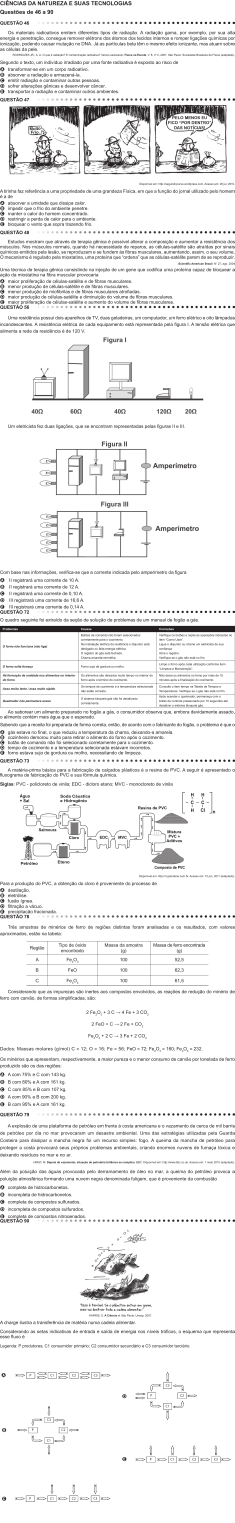
#> input picture Passo7/inteiras_concatenadas_verticalmente.png, 2113 x 13705 px (shown at 1/9 size)
$ python sete.py
#> lines starting #> are read from the running program, lines starting #| are printed output that depends on the picture
"""
Propósito: Dividir as questões por padrão. Observa-se que ao início de cada questão tem uma faixa de alguma cor, que é o padrão de início de cada questão
Autor: Alexandre Nassar de Peder
Criação: 02/10/2025
Atualização: 03/06/2026

OBS1: puxe a imagem "colunas_concatenadas_verticalmente.png" do passo 6 para essa pasta do passo 7

OBS2: puxe a pasta "inteiras" do passo 5 para essa pasta do passo 7

OBS3: este código foi originalmente preparado para percorrer cada pixel de cima para baixo, analizando o penúltimo pixel da direita (linha 55), procurando por um padrão visual vertical de 10 pixels RGB 0-255 (64, 193, 243), seguido de 7 pixels RGB 0-255 (179, 230, 250), 4 px RGB 0-255 (64, 193, 243) e 8 px RGB 0-255 (179, 230, 250). Quando encontrava esse padrão, cortava-se 13 pixels acima de começar o padrão (linha 71).

OBS4: tendo isso em mente, use o GIMP para identificar qual é o padrão visual da sua prova (que indica o início de cada questão), quantos pixels acima do padrão visual você precisa cortar, e também qual pixel é melhor percorrer para procurar por essa faixa. SEJA CRÍTICO(A)!

OBS5: em algumas situações, o pixel procurado é a mesma cor de uma imagem ou letra. Nesses casos, você pode pedir para percorrer uma faixa de determinada altura e largura e determinada cor, e não apenas um pixel. Isso vai depender do padrão visual da sua prova.

OBS6: além disso, em algumas situações, o padrão visual varia um pixel ou outro. Por isso, é interessante considerar uma margem de erro de 3 pixels para mais e 3 pixels para menos em cada uma das faixas do seu padrão visual.

OBS6: use IA para mudar minimamente o código a fim de cortar sua imagem seguindo o padrão visual vertical da sua prova, qual pixel percorrer, qual cor RGB 0-255 procurar, quantos pixels acima do padrão visual cortar, e se necessário, percorrer uma faixa de determinada altura e largura e determinada cor, e não apenas um pixel.

OBS7: rode esse código para cada imagem que você precisa cortar. Atualize as linhas 138 e 139 para identificar a imagem e atualize o nome da pasta de saída também

OBS8: execute o código, e abra as imagens para conferir se as questões foram divididas corretamente. Se não, ajuste os valores de corte e execute novamente.
"""

from PIL import Image
import os

def converter_cor_gimp_para_rgb(gimp_r, gimp_g, gimp_b):
    """
    Converte valores do GIMP (0-100) para RGB (0-255)
    """
    r = int((gimp_r / 100) * 255)
    g = int((gimp_g / 100) * 255)
    b = int((gimp_b / 100) * 255)
    return (r, g, b)

def encontrar_faixa_azul(imagem, cor_alvo, tolerancia=15, altura_faixa=20): # ATUALIZAR a altura da faixa
    """
    Encontra posições onde há uma faixa horizontal da cor especificada
    """
    largura, altura = imagem.size
    pixels = imagem.load()

    posicoes_corte = []

    # Percorre a imagem de cima para baixo
    y = 0
    while y < altura - altura_faixa:
        # Verifica se há uma faixa de 'altura_faixa' pixels da cor alvo
        faixa_encontrada = True

        for dy in range(altura_faixa):
            # Pega a cor do pixel atual (verifica no último pixel da linha, ou seja, no canto da imagem)
            pixel = pixels[largura-1724, y + dy]  # CORRIGIDO: verificar o pixel próximo ao canto para evitar bordas

            if len(pixel) == 4:  # RGBA
                r, g, b, a = pixel
            else:  # RGB
                r, g, b = pixel[:3]

            # Verifica se a cor está dentro da tolerância
            if (abs(r - cor_alvo[0]) > tolerancia or
                abs(g - cor_alvo[1]) > tolerancia or
                abs(b - cor_alvo[2]) > tolerancia):
                faixa_encontrada = False
                break

        if faixa_encontrada:
            # Corta ANTES da faixa azul (no pixel anterior)
            posicao_corte = y - 13  # CORREÇÃO: definir a variável
            if posicao_corte < 0:  # Evitar posições negativas
                posicao_corte = 0

            posicoes_corte.append(posicao_corte)
            print(f"Faixa azul encontrada começando em y={y}, cortando em y={posicao_corte}")
            # Pula a faixa inteira para evitar detecções múltiplas
            y += altura_faixa
        else:
            y += 1

    return posicoes_corte

def dividir_imagem_por_faixas(caminho_imagem, pasta_saida, cor_alvo):
    """
    Divide a imagem verticalmente cortando ANTES das faixas
    """
#> called with caminho_imagem = 'inteiras_concatenadas_verticalmente.png', pasta_saida = 'inteiras_recortadas', cor_alvo = (230, 228, 228)
    # Abre a imagem
    imagem = Image.open(caminho_imagem)
#> imagem is the input picture: PIL image 2113x13705 RGB; mean R, G, B 238.9, 238.6, 238.7
    largura, altura = imagem.size
#> largura = 2113; altura = 13705

    print(f"Imagem carregada: {largura}x{altura} pixels")
#| Imagem carregada: 2113x13705 pixels

    # Encontra as posições das faixas azuis
    posicoes_corte = encontrar_faixa_azul(imagem, cor_alvo)
#> after the loop in encontrar_faixa_azul, `while y < altura - altura_faixa:`: posicoes_corte = [183, 873, 2067, 2740, 5484, 6654, 6823, 8225, 10007, 10963]; y = 13685

    if not posicoes_corte:
        print("Nenhuma faixa azul encontrada na imagem!")
        return

    print(f"Encontradas {len(posicoes_corte)} faixas azuis para corte")
#| Encontradas 10 faixas azuis para corte

    # Cria a pasta de saída se não existir
    os.makedirs(pasta_saida, exist_ok=True)

    # Corta as seções da imagem
    posicao_anterior = 0

    for i, posicao_corte in enumerate(posicoes_corte):
        # Garantir que a posição de corte é válida
        if posicao_corte <= posicao_anterior:
            continue

        # Corta a seção ANTES da faixa azul (do início anterior até o início da faixa)
        area_corte = (0, posicao_anterior, largura, posicao_corte)
        secao = imagem.crop(area_corte)

        # Salva a imagem cortada
        nome_arquivo = f"parte_{i+1:03d}.png"
        caminho_completo = os.path.join(pasta_saida, nome_arquivo)
        secao.save(caminho_completo)
        print(f"Salvo: {caminho_completo} ({secao.width}x{secao.height}px)")

        # A próxima seção começa após o final desta faixa azul
        posicao_anterior = posicao_corte + 10  # Pula a faixa azul de 10 pixels
#> this loop made 10 passes
#> (posicao_corte, area_corte, nome_arquivo, posicao_anterior) on passes 1 to 10: (183, (0, 0, 2113, 183), 'parte_001.png', 193), (873, (0, 193, 2113, 873), 'parte_002.png', 883), (2067, (0, 883, 2113, 2067), 'parte_003.png', 2077), (2740, (0, 2077, 2113, 2740), 'parte_004.png', 2750), (5484, (0, 2750, 2113, 5484), 'parte_005.png', 5494), (6654, (0, 5494, 2113, 6654), 'parte_006.png', 6664), (6823, (0, 6664, 2113, 6823), 'parte_007.png', 6833), (8225, (0, 6833, 2113, 8225), 'parte_008.png', 8235), (10007, (0, 8235, 2113, 10007), 'parte_009.png', 10017), (10963, (0, 10017, 2113, 10963), 'parte_010.png', 10973)
#| Salvo: inteiras_recortadas/parte_001.png (2113x183px)
#| Salvo: inteiras_recortadas/parte_002.png (2113x680px)
#| Salvo: inteiras_recortadas/parte_003.png (2113x1184px)
#| Salvo: inteiras_recortadas/parte_004.png (2113x663px)
#| Salvo: inteiras_recortadas/parte_005.png (2113x2734px)
#| Salvo: inteiras_recortadas/parte_006.png (2113x1160px)
#| Salvo: inteiras_recortadas/parte_007.png (2113x159px)
#| Salvo: inteiras_recortadas/parte_008.png (2113x1392px)
#> (further printed lines are left out)
#> pass 1, in dividir_imagem_por_faixas, `secao = imagem.crop(area_corte)`:
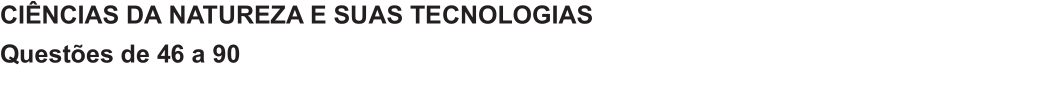
#> secao: PIL image 2113x183 RGB (shown at 1/2 size); mean R, G, B 240.4, 240.1, 240.2
#> pass 2, in dividir_imagem_por_faixas, `secao = imagem.crop(area_corte)`:
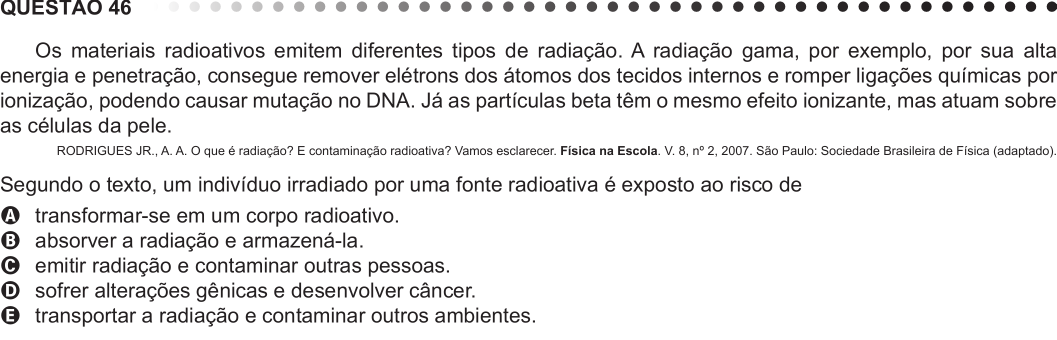
#> secao: PIL image 2113x680 RGB (shown at 1/2 size); mean R, G, B 234.8, 234.4, 234.5
#> pass 3, in dividir_imagem_por_faixas, `secao = imagem.crop(area_corte)`:
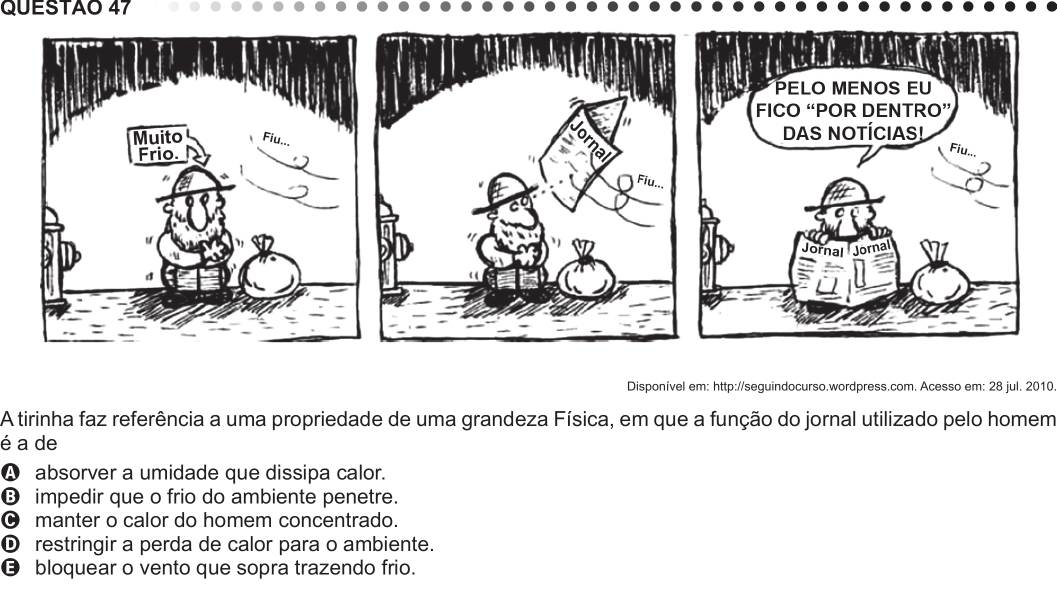
#> secao: PIL image 2113x1184 RGB (shown at 1/2 size); mean R, G, B 217.9, 217.2, 217.4
#> after the loop:
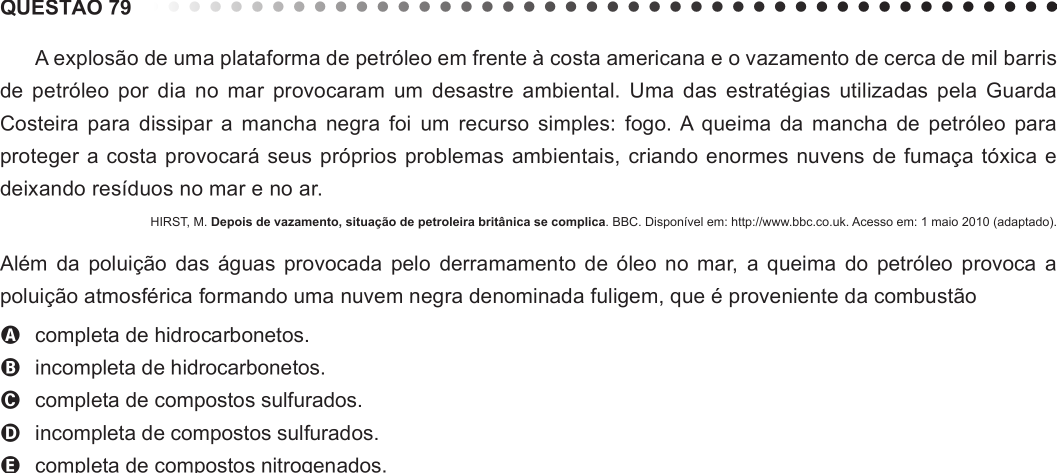
#> secao: PIL image 2113x946 RGB (shown at 1/2 size); mean R, G, B 237.2, 236.9, 237

    # Corta a seção final (após a última faixa azul)
    if posicao_anterior < altura:
        area_corte = (0, posicao_anterior, largura, altura)
#> area_corte = (0, 10973, 2113, 13705)
        secao = imagem.crop(area_corte)
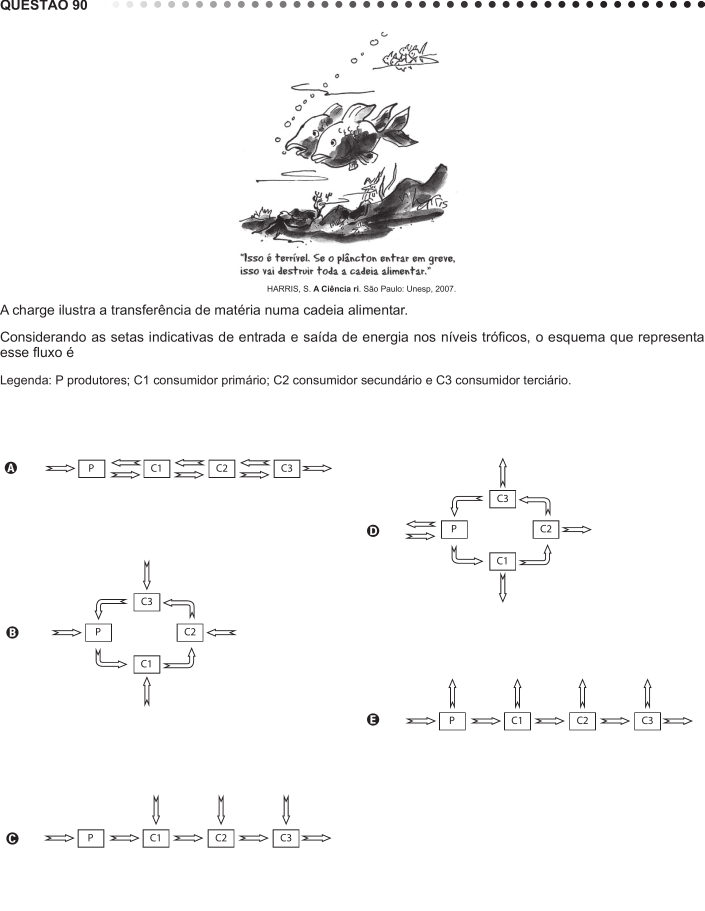
#> secao: PIL image 2113x2732 RGB (shown at 1/3 size); mean R, G, B 247.7, 247.6, 247.6

        nome_arquivo = f"parte_{len(posicoes_corte)+1:03d}.png"
#> nome_arquivo = 'parte_011.png'
        caminho_completo = os.path.join(pasta_saida, nome_arquivo)
        secao.save(caminho_completo)
        print(f"Salvo: {caminho_completo} ({secao.width}x{secao.height}px)")
#| Salvo: inteiras_recortadas/parte_011.png (2113x2732px)

if __name__ == "__main__":
    caminho_imagem = "inteiras_concatenadas_verticalmente.png"  # Substitua pelo caminho da sua imagem
    pasta_saida = "inteiras_recortadas" # Substitua pelo nome da pasta de saída desejada

    # Converte a cor do GIMP 0a100 para RGB (0a255)
    cor_do_padrao = converter_cor_gimp_para_rgb(90.2, 89.8, 89.8) # COLOCAR O RGB CORRETO DA FAIXA QUE DIVIDE AS QUESTÕES (0a100 do GIMP)
    print(f"Cor convertida: RGB{cor_do_padrao}")

    # Executa a divisão
    dividir_imagem_por_faixas(caminho_imagem, pasta_saida, cor_do_padrao)

    print("Divisão concluída!")
